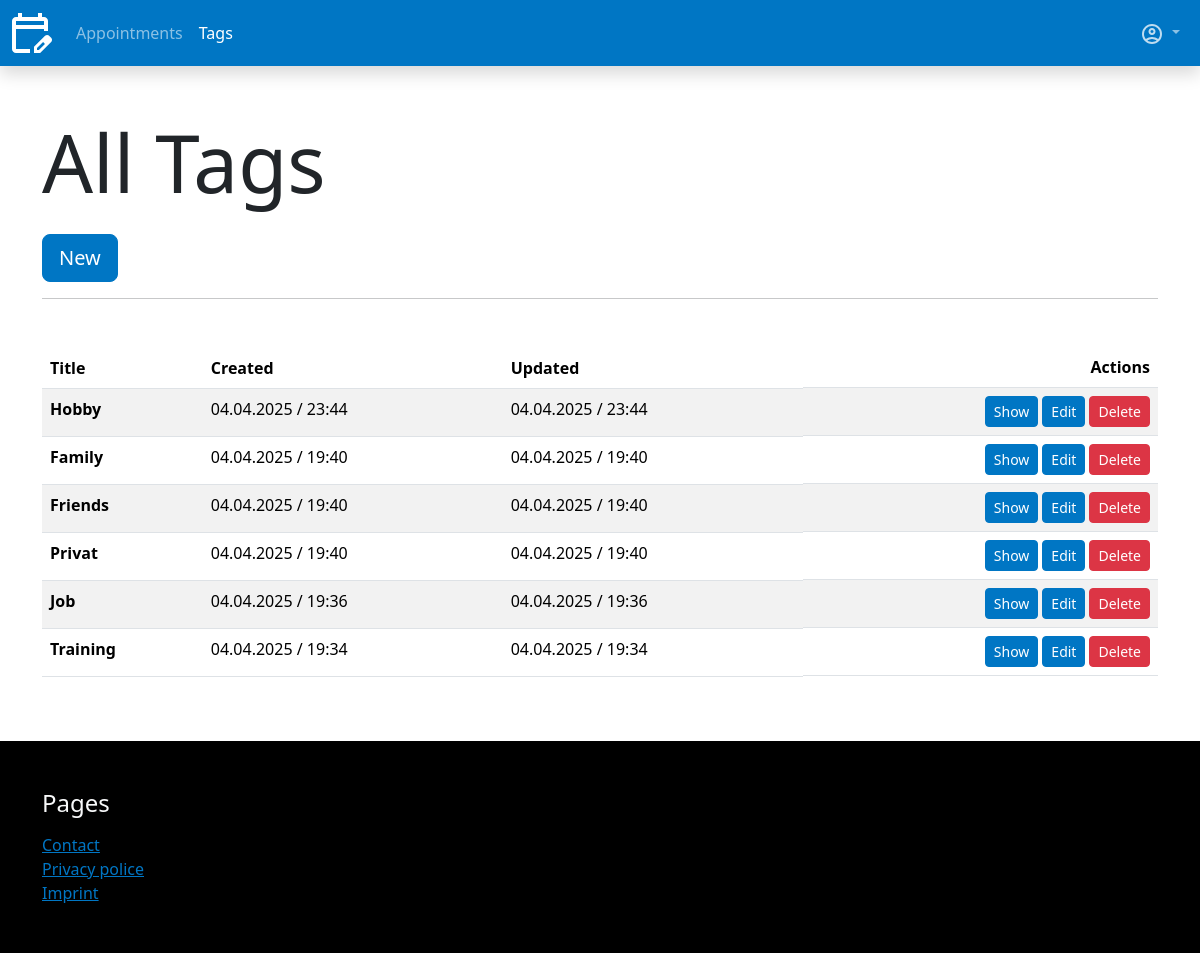
/app/tags/ (signed in), run on the app's committed database.
### appointments/models.py (models this page shows)
class Tag(models.Model):
    user = models.ForeignKey(User, on_delete=models.CASCADE, verbose_name=_("User"))
    title = models.CharField(max_length=255, verbose_name=_("Title"))
    created = models.DateTimeField(auto_now_add=True, verbose_name=_("Created"))
    updated = models.DateTimeField(auto_now=True, verbose_name=_("Updated"))
    def __str__(self):
        return self.title
    class Meta:
        ordering = [
            "-updated"
        ]
        verbose_name = _("Tag")

### appointments/views/tags.py (the view)
# urls.py: path("tags/", tags.index, name="tags_index"),
@login_required(login_url="sevo_user:sign_in")
def index(request):
    tags = Tag.objects.filter(user=request.user)
    print(tags)
    return render(request, "appointments/tags/index.html", {
        "title": "All Tags",
        "tags": tags
    })

### template_tags/templatetags/app_tags.py (called while the page is built)
@register.simple_tag
def active_site(path, name):
    path_splitted = path.split("/")
    path_compare = path_splitted[2]
    if name in path_compare:
        return "active"

### appointments/templates/appointments/tags/index.html (shortened to what this page needs)
{% extends "base.html" %}
{% load i18n %}
{% block content %}
    <h1 class="display-1">{{ title }}</h1>
    <div class="mt-4">
        <a class="btn btn-primary btn-lg" href="{% url "appointments:tags_new" %}">{% trans "New" %}</a>
    </div>
    <hr class="mb-5">
    <div>
        {% if tags %}
            <div class="table-responsive mt-5">
                <table class="table table-striped">
                    <thead>
                        <tr>
                            <th>{% trans "Title" %}</th>
                            <th>{% trans "Created" %}</th>
                            <th>{% trans "Updated" %}</th>
                            <th class="d-flex justify-content-end">{% trans "Actions" %}</th>
                        </tr>
                    </thead>
                    <tbody>
                        {% for tag in tags %}
                            <tr>
                                <th scope="row">{{ tag.title }}</th>
                                <td>{{ tag.created|date:"d.m.Y / H:i" }}</td>
                                <td>{{ tag.updated|date:"d.m.Y / H:i" }}</td>
                                <td class="d-flex justify-content-end">
                                    <div class="d-flex gap-1">
                                        <a class="btn btn-primary btn-sm" href="{% url "appointments:tags_show" pk=tag.pk %}">{% trans "Show" %}</a>
                                        <a class="btn btn-primary btn-sm" href="{% url "appointments:tags_update" pk=tag.pk %}">{% trans "Edit" %}</a>
                                        <a class="btn btn-danger btn-sm" href="{% url "appointments:tags_delete" pk=tag.pk %}">{% trans "Delete" %}</a>
                                    </div>
                                </td>
                            </tr>
                        {% endfor %}
                    </tbody>
                </table>
            </div>
        {% else %}
            <p>{% trans "No Tags available." %}</p>
        {% endif %}
    </div>
{% endblock %}

### data on the page
Tag: title "Hobby", created "04.04.2025 / 23:44", updated "04.04.2025 / 23:44"
Tag: title "Family", created "04.04.2025 / 19:40", updated "04.04.2025 / 19:40"
Tag: title "Friends", created "04.04.2025 / 19:40", updated "04.04.2025 / 19:40"
Tag: title "Privat", created "04.04.2025 / 19:40", updated "04.04.2025 / 19:40"
Tag: title "Job", created "04.04.2025 / 19:36", updated "04.04.2025 / 19:36"
Tag: title "Training", created "04.04.2025 / 19:34", updated "04.04.2025 / 19:34"

### other printed values
{{ title }} "All Tags"
